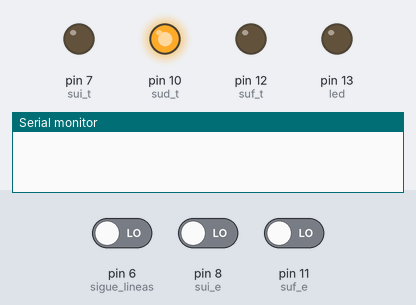
This sketch was run on a simulated Arduino Uno, built with avr-gcc and run on an emulated ATmega328P. On the bench: output pins drawn as LEDs (lit = HIGH), the last lines printed to the serial monitor. The test bench sets the inputs (shaded band); at power-on: pin 6 (sigue_lineas) LOW, pin 8 (sui_e) LOW, pin 11 (suf_e) LOW.

Above: at 1.2 s.
1.3 s: pin 6 (sigue_lineas) driven HIGH
At 4.2 s:
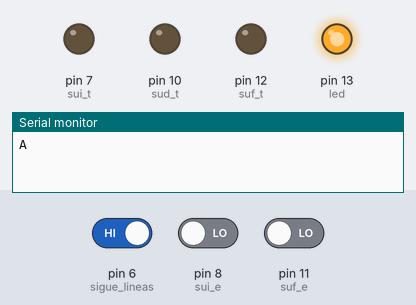
4.5 s: pin 6 (sigue_lineas) driven LOW
At 5.4 s:
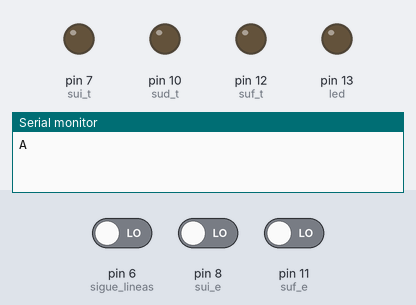
6.0 s: pin 6 (sigue_lineas) driven HIGH and pin 8 (sui_e) driven HIGH
At 10.7 s:
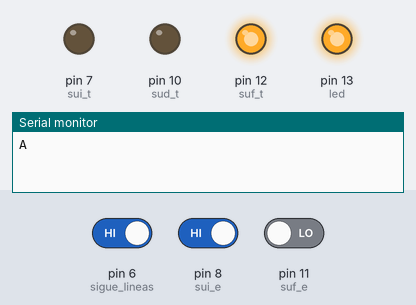
Timing chart, 0 to 14.6 s (numbered marks = the images above; inputs shaded):
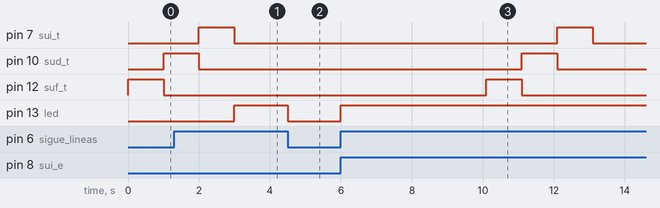

The sketch:

_LAB_013_Cerebro_v2.ino
```cpp
int suf_t = 12;
int suf_e = 11;
int sud_t = 10;
int sud_e = 9;
int sui_t = 7;
int sui_e = 8;

int sigue_lineas = 6;
int led = 13;

int flag_sig = 0;
int flag_led = 0;

float distancia_frontal;
float distancia_derecha;
float distancia_izquierda;

int wait_time = 0;

void setup() {
  Serial.begin(9600);

  pinMode(suf_t, OUTPUT);
  pinMode(suf_e, INPUT);
  pinMode(sud_t, OUTPUT);
  pinMode(sud_e, INPUT);
  pinMode(sui_t, OUTPUT);
  pinMode(sui_e, INPUT);
  pinMode(sigue_lineas, INPUT);
  pinMode(led, OUTPUT);
}

void loop() {

  // Sensor frontal
  digitalWrite(suf_t, LOW);
  delayMicroseconds(5);
  digitalWrite(suf_t, HIGH);
  delayMicroseconds(10);

  distancia_frontal = 0.017*pulseIn(suf_e, HIGH);
  digitalWrite(suf_t, LOW);

  // Sensor derecho
  digitalWrite(sud_t, LOW);
  delayMicroseconds(5);
  digitalWrite(sud_t, HIGH);
  delayMicroseconds(10);

  distancia_derecha = 0.017*pulseIn(sui_e, HIGH);
  digitalWrite(sud_t, LOW);

  // Sensor izquierdo
  digitalWrite(sui_t, LOW);
  delayMicroseconds(5);
  digitalWrite(sui_t, HIGH);
  delayMicroseconds(10);

  distancia_izquierda = 0.017*pulseIn(sui_e, HIGH);
  digitalWrite(sui_t, LOW);


  if (distancia_derecha > 150){
    distancia_derecha == 150;
  }
  if (distancia_izquierda > 150){
    distancia_izquierda == 150;
  }


  if ( distancia_derecha > distancia_frontal and distancia_derecha > distancia_izquierda ) {
    Serial.write('D');
    delay(5000);
  }

  if ( distancia_izquierda > distancia_frontal and distancia_izquierda > distancia_derecha ) {
    Serial.write('I');
    delay(5000);
  }

  Serial.write('A');
  wait_time = 7000;

  for (int i=0; i<wait_time; i++){
    flag_sig = digitalRead(sigue_lineas);

    if (flag_sig == HIGH) {
      digitalWrite(led, HIGH);
    } else {
      digitalWrite(led, LOW);
    }
    delay(1);
  }
  wait_time = 0;

}
```

Measured:
- after the input at 1.3 s, pin 13 (led): LOW → HIGH after 1.7 s
- after the input at 4.5 s, pin 13 (led): HIGH → LOW at once
- after the input at 6.0 s, pin 13 (led): LOW → HIGH at once
